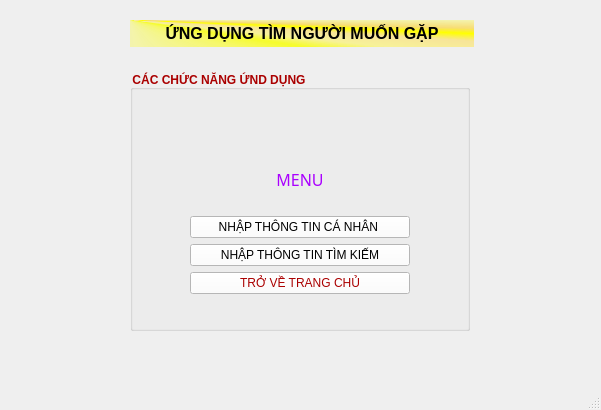
<?xml version="1.0" encoding="UTF-8"?>
<ui version="4.0">
 <class>Specific_Task</class>
 <widget class="QMainWindow" name="Specific_Task">
  <property name="geometry">
   <rect>
    <x>0</x>
    <y>0</y>
    <width>601</width>
    <height>410</height>
   </rect>
  </property>
  <property name="windowTitle">
   <string>MainWindow</string>
  </property>
  <widget class="QWidget" name="centralwidget">
   <widget class="QLabel" name="title_label">
    <property name="geometry">
     <rect>
      <x>130</x>
      <y>20</y>
      <width>344</width>
      <height>27</height>
     </rect>
    </property>
    <property name="font">
     <font>
      <pointsize>12</pointsize>
      <bold>true</bold>
     </font>
    </property>
    <property name="mouseTracking">
     <bool>true</bool>
    </property>
    <property name="styleSheet">
     <string notr="true">background-color: qconicalgradient(cx:0, cy:0, angle:135, stop:0 rgba(255, 255, 0, 69), stop:0.375 rgba(255, 255, 0, 69), stop:0.423533 rgba(251, 255, 0, 145), stop:0.45 rgba(247, 255, 0, 208), stop:0.477581 rgba(255, 244, 71, 130), stop:0.518717 rgba(255, 218, 71, 130), stop:0.55 rgba(255, 255, 0, 255), stop:0.57754 rgba(255, 203, 0, 130), stop:0.625 rgba(255, 255, 0, 69), stop:1 rgba(255, 255, 0, 69));
color: rgb(0, 0, 0);</string>
    </property>
    <property name="text">
     <string>&lt;html&gt;&lt;head/&gt;&lt;body&gt;&lt;p align=&quot;center&quot;&gt;ỨNG DỤNG TÌM NGƯỜI MUỐN GẶP&lt;/p&gt;&lt;/body&gt;&lt;/html&gt;</string>
    </property>
   </widget>
   <widget class="QGroupBox" name="tasks_box">
    <property name="geometry">
     <rect>
      <x>130</x>
      <y>70</y>
      <width>340</width>
      <height>261</height>
     </rect>
    </property>
    <property name="font">
     <font>
      <family>Segoe UI</family>
      <pointsize>9</pointsize>
      <italic>false</italic>
      <bold>true</bold>
     </font>
    </property>
    <property name="styleSheet">
     <string notr="true">color: rgb(170, 0, 0);
font: 700 9pt &quot;Segoe UI&quot;;
font: 9pt &quot;Segoe UI&quot;;
font: 700 9pt &quot;Segoe UI&quot;;</string>
    </property>
    <property name="title">
     <string>CÁC CHỨC NĂNG ỨND DỤNG</string>
    </property>
    <widget class="QWidget" name="verticalLayoutWidget">
     <property name="geometry">
      <rect>
       <x>60</x>
       <y>80</y>
       <width>220</width>
       <height>144</height>
      </rect>
     </property>
     <layout class="QVBoxLayout" name="verticalLayout">
      <item>
       <widget class="QLabel" name="label">
        <property name="font">
         <font>
          <family>Showcard Gothic</family>
          <pointsize>12</pointsize>
          <italic>false</italic>
          <bold>false</bold>
         </font>
        </property>
        <property name="styleSheet">
         <string notr="true">color: rgb(170, 0, 255);
font: 12pt &quot;Showcard Gothic&quot;;</string>
        </property>
        <property name="text">
         <string>&lt;html&gt;&lt;head/&gt;&lt;body&gt;&lt;p align=&quot;center&quot;&gt;&lt;span style=&quot; font-size:12pt;&quot;&gt;MENU&lt;/span&gt;&lt;/p&gt;&lt;/body&gt;&lt;/html&gt;</string>
        </property>
       </widget>
      </item>
      <item>
       <widget class="QPushButton" name="pushButton">
        <property name="styleSheet">
         <string notr="true">background-color: rgb(255, 255, 255);
color: rgb(0, 0, 0);</string>
        </property>
        <property name="text">
         <string>NHẬP THÔNG TIN CÁ NHÂN </string>
        </property>
       </widget>
      </item>
      <item>
       <widget class="QPushButton" name="pushButton_2">
        <property name="styleSheet">
         <string notr="true">color: rgb(0, 0, 0);
background-color: rgb(255, 255, 255);</string>
        </property>
        <property name="text">
         <string>NHẬP THÔNG TIN TÌM KIẾM</string>
        </property>
       </widget>
      </item>
      <item>
       <widget class="QPushButton" name="return_home_page">
        <property name="styleSheet">
         <string notr="true">color: rgb(170, 0, 0);
font: 700 9pt &quot;Segoe UI&quot;;
background-color: rgb(255, 255, 255);</string>
        </property>
        <property name="text">
         <string>TRỞ VỀ TRANG CHỦ</string>
        </property>
       </widget>
      </item>
     </layout>
    </widget>
   </widget>
  </widget>
  <widget class="QMenuBar" name="menubar">
   <property name="geometry">
    <rect>
     <x>0</x>
     <y>0</y>
     <width>601</width>
     <height>25</height>
    </rect>
   </property>
  </widget>
  <widget class="QStatusBar" name="statusbar"/>
 </widget>
 <resources/>
 <connections/>
</ui>
